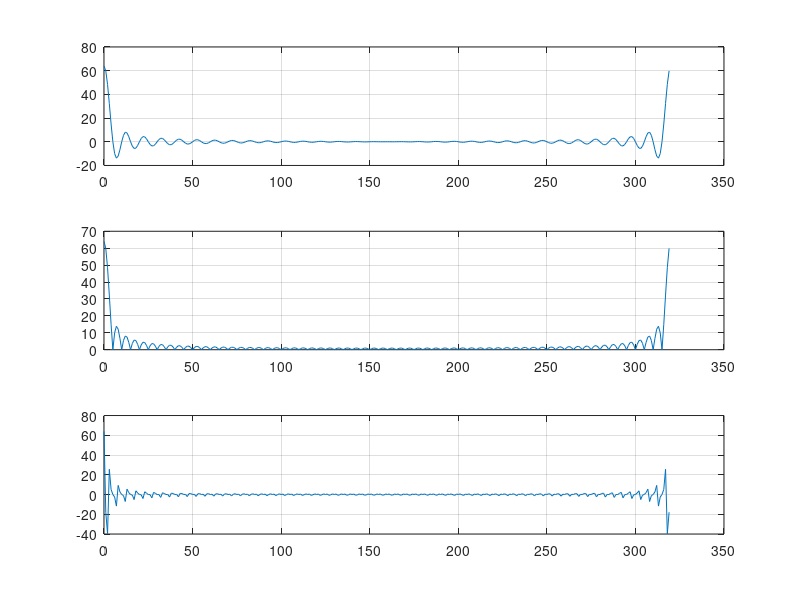
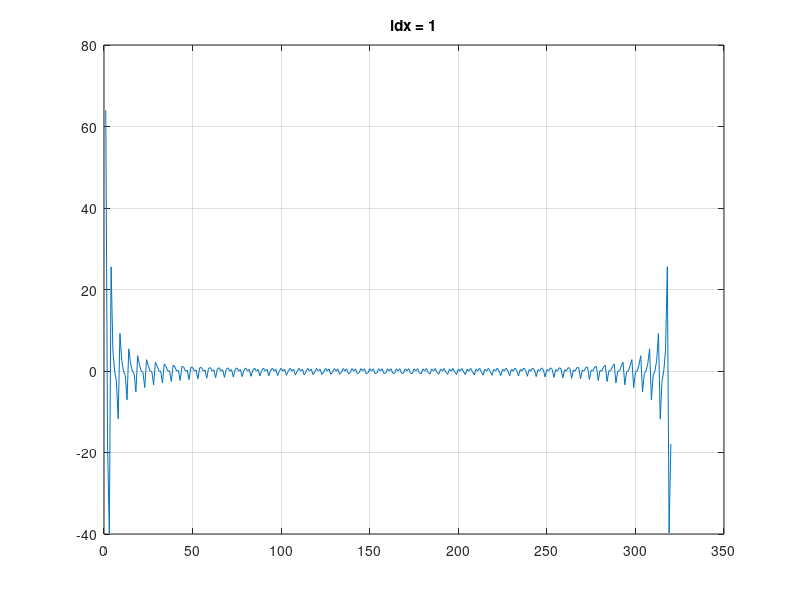

MATLAB code to generate these figures, in order: (Note: this script raises an error after producing the figures.)
%%% soundingSignal

df = 0.3125; % subcarrier separation in MHz
BW = 20; % BW in MHz
Fs = 100; % sample rate in MHz
f0 = 70; % bandpass frequency in MHz

dF = df/Fs;
N0 = 1/dF;
F0 = f0/Fs;

% bulkphase = 3*pi/4;
bulkphase = 0;

n = (0:N0-1)';
xl = zeros(N0,1);
for idx = -31:32
    xl = xl + exp(1i*2*pi*idx*dF*n);
end
xl2 = repmat(xl,1000,1);
x = real(xl2.*exp(1i*2*pi*F0*(0:length(xl2)-1)')*exp(1i*bulkphase));

figure(1);
subplot(311); plot(n,real(xl)); grid on;
subplot(312); plot(n,abs(xl)); grid on;
subplot(313); plot(n,x(1:length(n))); grid on;

% figure(2); plot(x); grid on;

NN = 100;

figure(100);
plot(x(1:N0)); grid on; ax = gca;
title('idx = 1');

for idx = 2:length(x)/(NN*N0)-1
   ax.Children.YData = x((idx-1)*N0+1:idx*N0);
   ax.Title.String = sprintf('idx = %d\n',idx);
   pause(1);
end